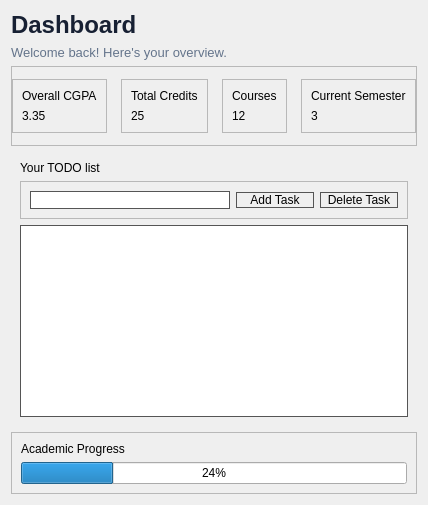
             <widget class="QWidget" name="dashboardPage">
              <layout class="QVBoxLayout" name="verticalLayout_3">
               <item>
                <widget class="QLabel" name="dashboardTitleLabel">
                 <property name="maximumSize">
                  <size>
                   <width>16777215</width>
                   <height>50</height>
                  </size>
                 </property>
                 <property name="styleSheet">
                  <string notr="true">QLabel {
    color: #172033;
    font-size: 24px;
    font-weight: bold;
    background-color: transparent;
    border: none;
    padding: 0px;
}</string>
                 </property>
                 <property name="text">
                  <string>Dashboard</string>
                 </property>
                </widget>
               </item>
               <item>
                <widget class="QLabel" name="dashboardSubtitleLabel">
                 <property name="maximumSize">
                  <size>
                   <width>16777215</width>
                   <height>30</height>
                  </size>
                 </property>
                 <property name="styleSheet">
                  <string notr="true">QLabel {
    color: #64748B;
    font-size: 13px;
    font-weight: normal;
    background-color: transparent;
    border: none;
    padding: 0px;
}</string>
                 </property>
                 <property name="text">
                  <string>Welcome back! Here's your overview.</string>
                 </property>
                </widget>
               </item>
               <item>
                <widget class="QFrame" name="academicStatsContainer">
                 <property name="maximumSize">
                  <size>
                   <width>16777215</width>
                   <height>100</height>
                  </size>
                 </property>
                 <property name="frameShape">
                  <enum>QFrame::Shape::StyledPanel</enum>
                 </property>
                 <property name="frameShadow">
                  <enum>QFrame::Shadow::Raised</enum>
                 </property>
                 <layout class="QHBoxLayout" name="horizontalLayout_3">
                  <property name="spacing">
                   <number>14</number>
                  </property>
                  <property name="leftMargin">
                   <number>0</number>
                  </property>
                  <property name="topMargin">
                   <number>12</number>
                  </property>
                  <property name="rightMargin">
                   <number>0</number>
                  </property>
                  <property name="bottomMargin">
                   <number>12</number>
                  </property>
                  <item>
                   <widget class="QFrame" name="cgpaCard">
                    <property name="frameShape">
                     <enum>QFrame::Shape::StyledPanel</enum>
                    </property>
                    <property name="frameShadow">
                     <enum>QFrame::Shadow::Raised</enum>
                    </property>
                    <layout class="QVBoxLayout" name="verticalLayout_10">
                     <item>
                      <widget class="QLabel" name="cgpaTitleLabel">
                       <property name="text">
                        <string>Overall CGPA</string>
                       </property>
                      </widget>
                     </item>
                     <item>
                      <widget class="QLabel" name="cgpaValueLabel">
                       <property name="text">
                        <string>3.35</string>
                       </property>
                      </widget>
                     </item>
                    </layout>
                   </widget>
                  </item>
                  <item>
                   <widget class="QFrame" name="completedCreditsCard">
                    <property name="frameShape">
                     <enum>QFrame::Shape::StyledPanel</enum>
                    </property>
                    <property name="frameShadow">
                     <enum>QFrame::Shadow::Raised</enum>
                    </property>
                    <layout class="QVBoxLayout" name="verticalLayout_6">
                     <item>
                      <widget class="QLabel" name="creditsTitleLabel">
                       <property name="text">
                        <string>Total Credits</string>
                       </property>
                      </widget>
                     </item>
                     <item>
                      <widget class="QLabel" name="creditsValueLabel">
                       <property name="text">
                        <string>25</string>
                       </property>
                      </widget>
                     </item>
                    </layout>
                   </widget>
                  </item>
                  <item>
                   <widget class="QFrame" name="totalCoursesCard">
                    <property name="frameShape">
                     <enum>QFrame::Shape::StyledPanel</enum>
                    </property>
                    <property name="frameShadow">
                     <enum>QFrame::Shadow::Raised</enum>
                    </property>
                    <layout class="QVBoxLayout" name="verticalLayout_7">
                     <item>
                      <widget class="QLabel" name="coursesTitleLabel">
                       <property name="text">
                        <string>Courses</string>
                       </property>
                      </widget>
                     </item>
                     <item>
                      <widget class="QLabel" name="coursesValueLabel">
                       <property name="text">
                        <string>12</string>
                       </property>
                      </widget>
                     </item>
                    </layout>
                   </widget>
                  </item>
                  <item>
                   <widget class="QFrame" name="currentSemesterCard">
                    <property name="frameShape">
                     <enum>QFrame::Shape::StyledPanel</enum>
                    </property>
                    <property name="frameShadow">
                     <enum>QFrame::Shadow::Raised</enum>
                    </property>
                    <layout class="QVBoxLayout" name="verticalLayout_8">
                     <item>
                      <widget class="QLabel" name="semesterTitleLabel">
                       <property name="text">
                        <string>Current Semester</string>
                       </property>
                      </widget>
                     </item>
                     <item>
                      <widget class="QLabel" name="semesterValueLabel">
                       <property name="text">
                        <string>3</string>
                       </property>
                      </widget>
                     </item>
                    </layout>
                   </widget>
                  </item>
                 </layout>
                </widget>
               </item>
               <item>
                <widget class="QWidget" name="todoContainer" native="true">
                 <property name="maximumSize">
                  <size>
                   <width>16777215</width>
                   <height>16777215</height>
                  </size>
                 </property>
                 <layout class="QVBoxLayout" name="verticalLayout_9">
                  <item>
                   <widget class="QLabel" name="todoTitleLabel">
                    <property name="maximumSize">
                     <size>
                      <width>16777215</width>
                      <height>30</height>
                     </size>
                    </property>
                    <property name="text">
                     <string>Your TODO list</string>
                    </property>
                   </widget>
                  </item>
                  <item>
                   <widget class="QFrame" name="frame_2">
                    <property name="frameShape">
                     <enum>QFrame::Shape::StyledPanel</enum>
                    </property>
                    <property name="frameShadow">
                     <enum>QFrame::Shadow::Raised</enum>
                    </property>
                    <layout class="QHBoxLayout" name="horizontalLayout_4">
                     <item>
                      <widget class="QLineEdit" name="todoInput">
                       <property name="maximumSize">
                        <size>
                         <width>200</width>
                         <height>16777215</height>
                        </size>
                       </property>
                       <property name="styleSheet">
                        <string notr="true">border-width: 1px;
    border-style: solid;
    border-color: #555555;</string>
                       </property>
                      </widget>
                     </item>
                     <item>
                      <widget class="QPushButton" name="addTodoButton">
                       <property name="styleSheet">
                        <string notr="true">border-width: 1px;
    border-style: solid;
    border-color: #555555;</string>
                       </property>
                       <property name="text">
                        <string>Add Task</string>
                       </property>
                      </widget>
                     </item>
                     <item>
                      <widget class="QPushButton" name="deleteTodoButton">
                       <property name="styleSheet">
                        <string notr="true">border-width: 1px;
    border-style: solid;
    border-color: #555555;</string>
                       </property>
                       <property name="text">
                        <string>Delete Task</string>
                       </property>
                      </widget>
                     </item>
                    </layout>
                   </widget>
                  </item>
                  <item>
                   <widget class="QListWidget" name="todoListWidget">
                    <property name="styleSheet">
                     <string notr="true">border-width: 1px;
    border-style: solid;
    border-color: #555555;</string>
                    </property>
                   </widget>
                  </item>
                 </layout>
                </widget>
               </item>
               <item>
                <widget class="QFrame" name="academicProgressContainer">
                 <property name="frameShape">
                  <enum>QFrame::Shape::StyledPanel</enum>
                 </property>
                 <property name="frameShadow">
                  <enum>QFrame::Shadow::Raised</enum>
                 </property>
                 <layout class="QVBoxLayout" name="verticalLayout_5">
                  <item>
                   <widget class="QLabel" name="progressTitleLabel">
                    <property name="text">
                     <string>Academic Progress</string>
                    </property>
                   </widget>
                  </item>
                  <item>
                   <widget class="QProgressBar" name="progressBar">
                    <property name="value">
                     <number>24</number>
                    </property>
                   </widget>
                  </item>
                 </layout>
                </widget>
               </item>
              </layout>
             </widget>
